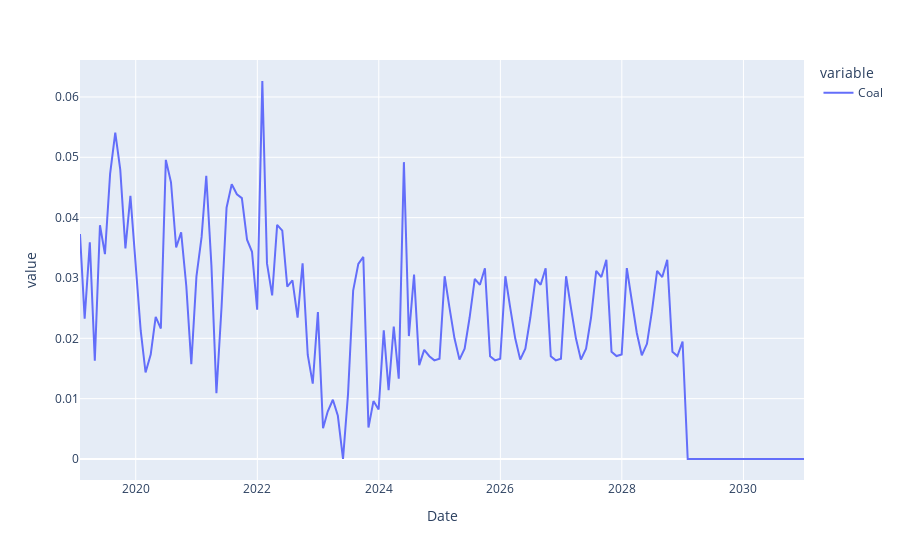

The notebook cell saved with this chart:
### Code cell
px.line(full_time_series.reset_index().pivot(index='Date',columns='PJM_tech',values='RGGI_share')['Coal'])

### Figure 1 — Plotly figure (JSON) as saved in the notebook; plotly's stock layout.template omitted (floating-point values rounded to 4 significant figures; data arrays with more than 128 entries replaced by an {"elided": "..."} marker saying what was removed)
{"data": [{"hovertemplate": "variable=Coal<br>Date=%{x}<br>value=%{y}<extra></extra>", "legendgroup": "Coal", "line": {"color": "#636efa", "dash": "solid"}, "marker": {"symbol": "circle"}, "mode": "lines", "name": "Coal", "orientation": "v", "showlegend": true, "type": "scatter", "x": {"elided": "144 str values"}, "xaxis": "x", "y": {"elided": "144 float values"}, "yaxis": "y"}], "layout": {"legend": {"title": {"text": "variable"}, "tracegroupgap": 0}, "margin": {"t": 60}, "xaxis": {"anchor": "y", "domain": [0, 1], "title": {"text": "Date"}}, "yaxis": {"anchor": "x", "domain": [0, 1], "title": {"text": "value"}}}}
